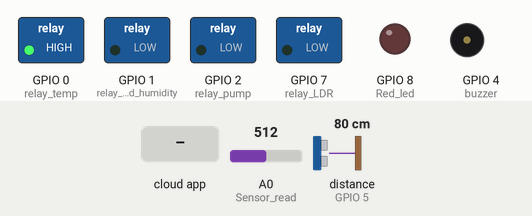
Simulated run of this sketch. Board: ESP8266 (NodeMCU). On the bench: switched loads named in the sketch (green lamp = pin HIGH), output pins drawn as LEDs (lit = HIGH), buzzer (waves = sounding, pin HIGH). Dashed ring = blinking. The test bench sets the inputs (shaded band); at power-on: A0 (Sensor_read) = 512, distance to the obstacle (sensor on GPIO 5) 80 cm. The echo pulse lasts 58.3 µs per cm; the RemoteXY app is connected.

Above: at 1.3 s.
1.4 s: the phone or cloud app sets Turn_On_Pump to 1
At 1.9 s:
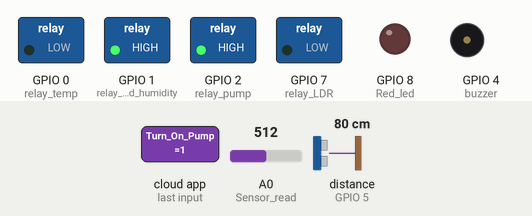
Timing chart, 0 to 10.9 s (numbered marks = the images above; inputs shaded):
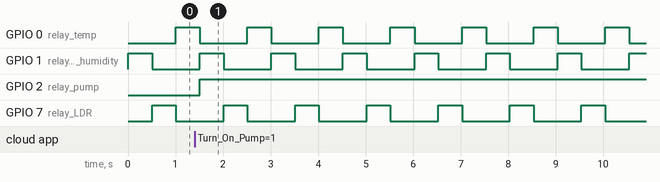

The sketch:

project2.ino
```cpp
// (licence header left out)
//////////////////////////////////////////////
//        RemoteXY include library          //
//////////////////////////////////////////////

// RemoteXY select connection mode and include library
#define REMOTEXY_MODE__ESP8266WIFI_LIB_CLOUD
#include <ESP8266WiFi.h>

#include <RemoteXY.h>
#include <Ultrasonic.h>

// RemoteXY connection settings
#define REMOTEXY_WIFI_SSID "OPPO Reno Z"
#define REMOTEXY_WIFI_PASSWORD "nnnnnnnnnn1"
#define REMOTEXY_CLOUD_SERVER "cloud.remotexy.com"
#define REMOTEXY_CLOUD_PORT 6376
#define REMOTEXY_CLOUD_TOKEN "0b3827ed006a68d9750dbd3ae8dc3877"

Ultrasonic ultrasonic(6, 5); //(tigger, echo)  >> echo>D5
int distance;

  int relay_ground_humidity = 1;
  int relay_LDR = 7;
  int relay_temp = 0;
  int relay_pump = 2;
  int buzzer = 4;
  int Sensor_read = A0;
  int Red_led = 8;

  String ultraStr = "";
// RemoteXY configurate
#pragma pack(push, 1)
uint8_t RemoteXY_CONF[] =   // 133 bytes
  { 255,1,0,24,0,126,0,16,16,1,10,48,24,18,15,15,4,26,31,79,
  78,0,31,79,70,70,0,67,5,32,43,22,6,2,26,6,67,5,32,54,
  22,6,2,26,6,67,5,32,64,22,6,2,26,6,129,0,6,44,21,4,
  178,87,97,116,101,114,32,76,101,118,101,0,129,0,6,55,21,4,0,72,
  117,109,105,100,105,116,121,0,67,5,32,74,22,6,2,26,6,129,0,6,
  65,17,4,80,83,117,110,32,76,105,103,104,116,0,129,0,5,75,23,4,
  35,84,101,109,112,101,114,97,116,117,114,101,0 };

// this structure defines all the variables and events of your control interface
struct {


    // input variables
  uint8_t Turn_On_Pump; // =1 if state is ON, else =0


    // output variables
//  char Ultrasonic_val[6];  // string UTF8 end zero
//  char Humidity_val[6];  // string UTF8 end zero
//  char LDR_val[6];  // string UTF8 end zero
//  char temp_val[6];  // string UTF8 end zero
  String Ultrasonic_val;  // string UTF8 end zero
  String Humidity_val;  // string UTF8 end zero
  String LDR_val;
  String temp_val;  // string UTF8 end zero

    // other variable
  uint8_t connect_flag;  // =1 if wire connected, else =0

} RemoteXY;
#pragma pack(pop)

/////////////////////////////////////////////
//           END RemoteXY include          //
/////////////////////////////////////////////


void setup()
{
  RemoteXY_Init ();
  Serial.begin(115200);
  pinMode(relay_ground_humidity, OUTPUT);
  pinMode(relay_LDR, OUTPUT);
  pinMode(relay_pump, OUTPUT);
  pinMode(relay_temp, OUTPUT);
  pinMode(buzzer, OUTPUT);
  pinMode(Sensor_read, INPUT);
  pinMode(Red_led, OUTPUT);

  // TODO you setup code

}

void loop()
{
  RemoteXY_Handler ();

  distance = ultrasonic.read();

//  digitalWrite(PIN_SWITCH_2, (RemoteXY.switch_2==1)?LOW:HIGH);
  if(RemoteXY.Turn_On_Pump == 1){
    digitalWrite(relay_pump, HIGH);
  }

  ultraStr = distance + "";
  ultraStr += "CM";
//  RemoteXY.Ultrasonic_val = ultraStr;
//  if(Ultrasonic_val >= 30){
//    digitalWrite(Red_led, HIGH);
//  }

  for(int i=0; i<=2; i++){   //make i<=2
    if(i == 0){
      digitalWrite(relay_LDR, LOW);
      digitalWrite(relay_ground_humidity, HIGH);
      digitalWrite(relay_temp, LOW);
      RemoteXY.Humidity_val = analogRead(Sensor_read);
    }
    else if(i == 1){
      digitalWrite(relay_LDR, HIGH);
      digitalWrite(relay_ground_humidity, LOW);
      digitalWrite(relay_temp, LOW);
      RemoteXY.LDR_val = analogRead(Sensor_read);
    }
    else if(i == 2){
      digitalWrite(relay_LDR, LOW);
      digitalWrite(relay_ground_humidity, LOW);
      digitalWrite(relay_temp, HIGH);
      RemoteXY.LDR_val = analogRead(Sensor_read);
    }
    delay(500);
  }

  // TODO you loop code
  // use the RemoteXY structure for data transfer
  // do not call delay()


}
```

Measured:
- after the input at 1.4 s, GPIO 2 (relay_pump): LOW → HIGH after 0.11 s
- by itself, GPIO 0 (relay_temp): alternates HIGH for 0.51 s and LOW for 1.0 s
- by itself, GPIO 1 (relay_ground_humidity), GPIO 7 (relay_LDR): alternates HIGH for 0.50 s and LOW for 1.0 s
